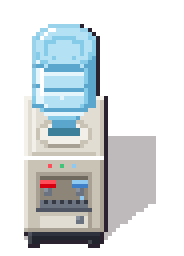
#> input picture pixel-art/sprites/water/cooler_front.png, 46 x 64 px (shown 4 times larger)
$ python fridge.py
#> lines starting #> are read from the running program, lines starting #| are printed output that depends on the picture
### pixel-art/sprites/kit.py
"""Shared sprite kit for the Gastron virtual office — 32px grid, top-down 3/4 view (not isometric).

Style contract (every sprite follows this):
  * camera looks down at ~3/4: objects show a lit TOP face and a darker FRONT face
  * light comes from the top-left; 1px dark outline (OL) around every silhouette
  * v2 (after ko.dll): dark outline only on the shade side; long sheared cast shadow to the right
  * 4-step colour ramps: [highlight, base, shade, deep]
"""
from pathlib import Path

import numpy as np
from PIL import Image

GRID = 32

# ------------------------------------------------------------- palette ----
OL = "#2b2230"
SHADOW = (40, 24, 30)
WOOD = ["#e2ad6c", "#c38646", "#a46a36", "#7a4a26"]          # desk top (lit plane, kept bright)
LIP = "#f6d8a4"                                              # cream highlight on the edge that faces the light
WOOD_F = ["#6e4226", "#58331c", "#432514", "#2c170b"]        # front faces: much darker than the top
METAL = ["#8a919e", "#6b7280", "#4f5562", "#363a44"]
PLASTIC = ["#4e5466", "#3d4252", "#2e323e", "#22252e"]       # monitor bezel, chair
FABRIC = ["#5a6072", "#474c5c", "#383c49", "#2a2d37"]        # chair cushion
SCREEN = ["#d7f1f6", "#9fd6e0", "#6ab4c8", "#3d7f98"]
KEY = ["#f2efe8", "#e2ddd2", "#c9c3b6", "#a8a193"]
RED = ["#ff4d5a", "#D70010", "#a8000c", "#78000a"]           # Gastron CI red
GREEN = ["#3fc47a", "#009143", "#006e33", "#004d24"]          # Gastron CI green
FLOOR = ["#d6bb90", "#ccb087", "#c3a67c", "#a98c64"]         # preview background only


def hx(c):
    return c if isinstance(c, tuple) else tuple(int(c[i:i + 2], 16) for i in (1, 3, 5))


class Sprite:
    """Transparent pixel canvas with helpers. Draw, then .finish() adds outline + shadow."""

    def __init__(self, w, h):
        self.w, self.h = w, h
        self.a = np.zeros((h, w, 4), np.uint8)
        self.casts = []                                           # floor footprints that throw shadow

    def cast(self, x0, y0, x1, y1, height):
        """Register a floor footprint (screen rect where the object meets the floor) and the
        object's height above it. finish() sweeps it toward the upper-right (light from the
        front-left) — so a long desk throws a long shadow along its whole depth."""
        self.casts.append((x0, y0, x1, y1, height))

    # ---- primitives
    def px(self, x, y, c):
        if 0 <= x < self.w and 0 <= y < self.h:
            self.a[int(y), int(x)] = list(hx(c)[:3]) + [255]

    def rect(self, x0, y0, x1, y1, c):
        """Filled rect, x1/y1 exclusive."""
        x0, y0, x1, y1 = max(0, x0), max(0, y0), min(self.w, x1), min(self.h, y1)
        if x1 > x0 and y1 > y0:
            self.a[y0:y1, x0:x1] = list(hx(c)[:3]) + [255]

    def hline(self, x0, x1, y, c):
        self.rect(x0, y, x1, y + 1, c)

    def vline(self, x, y0, y1, c):
        self.rect(x, y0, x + 1, y1, c)

    # [31 lines left out: functions rrect, disc, paste, not called in this run]

    # ---- finishing
    def finish(self, outline=True, shadow=True, shear=0.6, max_shift=14, rim=0.16, full_outline=False):
        """v2 finishing pass (style study of ko.dll's desk):
        * SELECTIVE OUTLINE — dark OL only on the bottom / right edges (the shade side);
          the top / left edges facing the light get no dark line, just a lightened rim pixel.
        * LONG CAST SHADOW — the silhouette sheared to the right in proportion to its height
          above the floor line (light from the upper-left), flat semi-transparent colour.
          The canvas grows to the right by up to `max_shift` px to hold it; the object itself
          keeps its position, so anchor sprites by their top-left / object bottom as before.
        """
        m = self.a[..., 3] == 255
        if outline:
            up = np.zeros_like(m); up[1:, :] = m[:-1, :]          # inside pixel directly above
            dn = np.zeros_like(m); dn[:-1, :] = m[1:, :]          # inside pixel directly below
            lf = np.zeros_like(m); lf[:, 1:] = m[:, :-1]
            rt = np.zeros_like(m); rt[:, :-1] = m[:, 1:]
            ring = (up | dn | lf | rt) & ~m
            lit_side = ring & (dn | rt) & ~(up | lf)              # sits above / left of the shape
            if rim:                                               # brighten the shape's lit edge instead
                edge = m & (~np.roll(m, 1, 0) | ~np.roll(m, 1, 1))
                edge[0, :] |= m[0, :]
                edge[:, 0] |= m[:, 0]
                rgb = self.a[edge, :3].astype(float)
                self.a[edge, :3] = (rgb + (255 - rgb) * rim).astype(np.uint8)
            self.a[ring if full_outline else ring & ~lit_side] = list(hx(OL)) + [255]
            m = self.a[..., 3] == 255
        if shadow and self.casts:
            kx, ky = shear, shear * 0.75
            pad = int(max(h for *_, h in self.casts) * kx) + 1
            big = np.zeros((self.h, self.w + pad, 4), np.uint8)
            big[:, :self.w] = self.a
            sh = np.zeros(big.shape[:2], bool)
            for x0, y0, x1, y1, hgt in self.casts:
                for t in range(hgt + 1):                          # sweep the footprint up to the object's height
                    dx, dy = int(round(t * kx)), int(round(t * ky))
                    ya, yb = max(0, y0 - dy), max(0, y1 - dy)
                    sh[ya:yb, max(0, x0 + dx):x1 + dx] = True
            sh &= big[..., 3] == 0
            big[sh] = list(SHADOW) + [int(255 * 0.30)]
            self.a, self.w = big, self.w + pad
        elif shadow:
            rows = np.where(m.any(axis=1))[0]
            floor = rows.max() if len(rows) else self.h - 1
            pad = max_shift
            big = np.zeros((self.h, self.w + pad, 4), np.uint8)
            big[:, :self.w] = self.a
            mb = np.zeros((self.h, self.w + pad), bool)
            mb[:, :self.w] = m
            sh = np.zeros_like(mb)
            for y in range(self.h):
                k = int(round((floor - y) * shear))
                if k > max_shift:                                 # tall parts (monitor, bottle) would
                    continue                                      # throw shadow onto thin air: cut it off
                if k > 0:
                    sh[y, k:] = mb[y, :-k]
                elif k == 0:
                    sh[y] = mb[y]
            sh &= big[..., 3] == 0
            big[sh] = list(SHADOW) + [int(255 * 0.30)]
            self.a, self.w = big, self.w + pad
        return self

    # [8 lines left out: function wall_shadow, not called in this run]

    def image(self):
        return Image.fromarray(self.a, "RGBA")

    # [4 lines left out: function save, not called in this run]


def floor_bg(w, h):
    """Wood-plank floor tile used only behind previews, so the sprite is judged in context."""
    bg = np.zeros((h, w, 4), np.uint8)
    for row, y in enumerate(range(0, h, 8)):
        x = -((row * 13) % 24)
        while x < w:
            ln = 24 + ((x * 7 + row * 11) % 3) * 8
            c = hx(FLOOR[(x + row) % 3])
            bg[y:y + 7, max(0, x):max(0, min(w, x + ln - 1))] = list(c) + [255]
            bg[y:y + 7, max(0, min(w, x + ln - 1)):max(0, min(w, x + ln))] = list(hx(FLOOR[3])) + [255]
            x += ln
        bg[min(h, y + 7):min(h, y + 8), :] = list(hx(FLOOR[3])) + [255]
    return Image.fromarray(bg, "RGBA")


def preview(img, out, scale=8, grid=True):
    """Sprite on floor + transparent checker side by side, scaled up, with a faint 32px grid."""
    w, h = img.size
    pad = 8
    sheet = Image.new("RGBA", (w * 2 + pad * 3, h + pad * 2), (38, 36, 48, 255))
    fl = floor_bg(w, h)
    fl.alpha_composite(img)
    sheet.paste(fl, (pad, pad))
    chk = Image.new("RGBA", (w, h))
    for y in range(h):
        for x in range(w):
            chk.putpixel((x, y), (205, 205, 210, 255) if (x // 4 + y // 4) % 2 else (230, 230, 235, 255))
    chk.alpha_composite(img)
    sheet.paste(chk, (w + pad * 2, pad))
    big = sheet.resize((sheet.width * scale, sheet.height * scale), Image.NEAREST)
    if grid:
        g = np.array(big).astype(float)
        line = lambda sl: g.__setitem__(sl, g[sl] * 0.7 + 255 * 0.3)
        for ox in (pad, w + pad * 2):
            for k in range(0, w + 1, GRID):
                X = (ox + k) * scale
                if X < g.shape[1]:
                    line((slice(pad * scale, (pad + h) * scale), X, slice(0, 3)))
            for k in range(0, h + 1, GRID):
                Y = (pad + k) * scale
                if Y < g.shape[0]:
                    line((Y, slice(ox * scale, (ox + w) * scale), slice(0, 3)))
        big = Image.fromarray(g.astype(np.uint8), "RGBA")
    big.convert("RGB").save(out)

### pixel-art/sprites/fridge.py
"""Sprite 05 — two-door fridge (freezer on top), brushed steel, 4 directions (32x80 each).
32px grid, same steep top-down camera as the desk / water cooler: big top face, shorter front.

Direction = the way the DOORS face:
  fridge_front.png  doors face the viewer: freezer + fridge doors, chrome handles, magnets, temp display
  fridge_back.png   doors face away: rear panel with condenser coil, compressor box, power cord
  fridge_left.png   doors face left (west): side panel; door edges + handles stick out on the west
  fridge_right.png  doors face right (east)
Footprint is 1 tile; anchor by the bottom-centre (the feet).
Outputs in ./fridge/: the four PNGs + fridge-preview.png
"""
from pathlib import Path

from PIL import Image

from kit import GREEN, METAL, PLASTIC, RED, Sprite, preview

OUT = Path(__file__).parent / "fridge"
OUT.mkdir(exist_ok=True)
W, H = 32, 80
STEEL = ["#eef1f5", "#d3d8df", "#b3bac5", "#8e96a3"]          # brushed steel ramp
CHROME = ["#ffffff", "#c9ced6", "#7d8590"]
BX0, BX1 = 3, 27                                             # body (24 wide)
TOP0, TOP1 = 8, 34                                           # top face (26 deep) — big lid sells the top-down view
SPLIT = 47                                                   # gap between freezer and fridge door
FR1 = 74                                                     # bottom of the front face (40 tall: a full-height fridge)
FEET = 76

IDENT = lambda a, b: (a, b)                                  # noqa: E731
MIRROR = lambda a, b: (BX0 + BX1 - b, BX0 + BX1 - a)         # mirror about the body's centre  # noqa: E731


def shell(s):
    """Top face + front face + plinth, shared by every view."""
    s.rect(BX0, TOP0, BX1, TOP1, STEEL[0])                   # top face: lit, the brightest plane
    s.hline(BX0, BX1, TOP0, "#ffffff")
    s.vline(BX0, TOP0, TOP1, "#ffffff")
    s.vline(BX1 - 1, TOP0 + 1, TOP1, STEEL[1])
    for x, c in ((BX0 + 5, "#ffffff"), (BX0 + 6, "#ffffff"), (BX0 + 15, STEEL[1])):   # soft brushed sheen
        s.vline(x, TOP0 + 3, TOP1 - 3, c)
    s.rect(BX0 + 3, TOP0 + 2, BX1 - 3, TOP0 + 4, STEEL[2])   # rear vent strip on the lid
    for x in range(BX0 + 4, BX1 - 3, 2):
        s.px(x, TOP0 + 3, STEEL[3])
    s.hline(BX0, BX1, TOP1 - 2, STEEL[1])                    # rounded front lip
    s.hline(BX0, BX1, TOP1 - 1, "#ffffff")                  # front edge catches the light
    s.rect(BX0, TOP1, BX1, FR1, STEEL[2])                    # front face: in shade, darker than the lid
    s.vline(BX0, TOP1, FR1, STEEL[1])
    s.vline(BX1 - 1, TOP1, FR1, STEEL[3])
    s.hline(BX0, BX1, FR1 - 1, STEEL[3])
    s.rect(BX0 + 1, FR1, BX1 - 1, FEET, PLASTIC[2])          # plinth
    s.hline(BX0 + 1, BX1 - 1, FEET - 1, PLASTIC[3])
    for fx in (BX0 + 1, BX1 - 4):
        s.rect(fx, FEET, fx + 3, FEET + 1, PLASTIC[3])


def lid_box(s, x, y):
    """Small cardboard box resting on the lid (top face + front face), tape across the top."""
    s.rect(x + 1, y + 10, x + 12, y + 12, STEEL[2])          # contact shadow on the lid (down-right)
    s.rect(x + 10, y + 2, x + 12, y + 10, STEEL[2])
    s.rect(x, y, x + 10, y + 6, "#d9a866")
    s.hline(x, x + 10, y, "#e8bf82")
    s.vline(x + 4, y, y + 6, "#e8e2d4")                      # packing tape
    s.rect(x, y + 6, x + 10, y + 10, "#b9844a")
    s.hline(x, x + 10, y + 9, "#8f6236")
    s.px(x + 7, y + 7, RED[1])                               # Gastron logo sticker


def handle(s, x, y0, y1):
    """Vertical chrome bar handle standing off the door."""
    s.rect(x, y0, x + 2, y1, CHROME[1])
    s.vline(x, y0, y1, CHROME[0])
    s.vline(x + 1, y0 + 1, y1, CHROME[2])
    s.vline(x + 2, y0 + 1, y1 + 1, STEEL[3])                 # handle's little cast shadow on the door
    s.px(x, y0 - 1, CHROME[2])                               # stand-off brackets
    s.px(x, y1, CHROME[2])


# ================================================================ front ===
def draw_front():
    s = Sprite(W, H)
    shell(s)
    lid_box(s, BX0 + 3, TOP0 + 9)
    # door split + door bevels
    s.hline(BX0, BX1, SPLIT, STEEL[3])
    s.hline(BX0, BX1, SPLIT + 1, "#5d6470")
    for y0, y1 in ((TOP1 + 1, SPLIT), (SPLIT + 2, FR1 - 4)):
        s.vline(BX0 + 1, y0, y1, STEEL[1])
        s.hline(BX0 + 1, BX1 - 1, y0, STEEL[1])
    for x in (BX0 + 6, BX0 + 13):                            # vertical brushed sheen
        s.vline(x, TOP1 + 2, SPLIT - 1, STEEL[1])
        s.vline(x, SPLIT + 3, FR1 - 5, STEEL[1])
    handle(s, BX1 - 5, TOP1 + 2, SPLIT - 1)                  # freezer handle
    handle(s, BX1 - 5, SPLIT + 3, SPLIT + 17)                # fridge handle
    # magnets + notes on the freezer door
    s.rect(BX0 + 4, TOP1 + 2, BX0 + 9, TOP1 + 7, "#f6d04d")  # sticky note
    s.hline(BX0 + 5, BX0 + 8, TOP1 + 4, "#c9a83a")
    s.px(BX0 + 6, TOP1 + 2, RED[1])                          # red Gastron magnet pinning it
    s.px(BX0 + 7, TOP1 + 2, RED[1])
    s.rect(BX0 + 11, TOP1 + 2, BX0 + 16, TOP1 + 7, "#f4f1ea")    # photo
    s.rect(BX0 + 12, TOP1 + 3, BX0 + 15, TOP1 + 5, "#8fcde4")
    s.rect(BX0 + 12, TOP1 + 5, BX0 + 15, TOP1 + 6, GREEN[1])
    # temperature display on the fridge door
    s.rect(BX0 + 4, SPLIT + 3, BX0 + 11, SPLIT + 7, "#1d1f26")
    s.hline(BX0 + 5, BX0 + 7, SPLIT + 4, GREEN[0])
    s.px(BX0 + 9, SPLIT + 4, "#8fcde4")
    s.hline(BX0 + 5, BX0 + 10, SPLIT + 6, PLASTIC[1])
    # door bottom edge + kick grille
    s.hline(BX0, BX1, FR1 - 4, STEEL[3])
    s.rect(BX0 + 2, FR1 - 3, BX1 - 2, FR1 - 1, "#3a3e4b")
    for x in range(BX0 + 3, BX1 - 2, 2):
        s.px(x, FR1 - 2, "#5a6170")
    s.cast(BX0, TOP0 + (FEET - TOP1), BX1, FEET, 30)
    return s.finish()


# ================================================================= back ===
def draw_back():
    s = Sprite(W, H)
    shell(s)
    lid_box(s, BX1 - 13, TOP0 + 9)                           # same box, seen from behind (on the other side)
    s.rect(BX0 + 2, TOP1 + 2, BX1 - 2, FR1 - 8, "#3a3e4b")   # condenser coil
    for y in range(TOP1 + 3, FR1 - 8, 2):
        s.hline(BX0 + 3, BX1 - 3, y, "#5a6170")
    for x in (BX0 + 4, BX1 - 5, (BX0 + BX1) // 2):
        s.vline(x, TOP1 + 2, FR1 - 8, METAL[2])
    s.rect(BX0 + 3, FR1 - 7, BX1 - 3, FR1 - 2, PLASTIC[1])   # compressor box
    s.hline(BX0 + 3, BX1 - 3, FR1 - 7, PLASTIC[0])
    for x in range(BX0 + 5, BX1 - 4, 2):
        s.px(x, FR1 - 4, PLASTIC[3])
    s.rect(BX1 - 8, TOP1 + 2, BX1 - 3, TOP1 + 6, "#f4f1ea")  # rating label
    s.px(BX1 - 7, TOP1 + 3, RED[1])
    for k in range(5):                                       # power cord down the side
        s.px(BX0 - 1, FR1 - 14 + k * 3, "#1d1f26")
    s.cast(BX0, TOP0 + (FEET - TOP1), BX1, FEET, 30)
    return s.finish()


# ================================================================= side ===
def draw_side(doors_east):
    """Plain side panel; door edges + handles poke out past the door-side edge."""
    s = Sprite(W, H)
    X = IDENT if doors_east else MIRROR
    shell(s)
    bx = X(BX0 + 7, BX0 + 17)[0]
    lid_box(s, bx, TOP0 + 9)
    for x in (BX0 + 7, BX0 + 14):                            # brushed sheen on the side panel
        a = X(x, x + 1)[0]
        s.vline(a, TOP1 + 3, FR1 - 5, STEEL[1])
    va, vb = X(BX0 + 2, BX0 + 9)                             # vent near the back
    for y in (FR1 - 6, FR1 - 4):
        s.hline(va, vb, y, STEEL[3])
    # door edges (thickness) along the door side, with the gasket line + split
    da, db = X(BX1 - 3, BX1)
    s.rect(da, TOP1, db, FR1 - 1, STEEL[3])
    s.vline(X(BX1 - 3, BX1 - 2)[0], TOP1, FR1 - 1, "#5d6470")   # gasket
    s.hline(da, db, SPLIT, "#5d6470")
    # handles stand off the doors, so they stick out past the body edge
    ha, hb = X(BX1, BX1 + 2)
    for y0, y1 in ((TOP1 + 2, SPLIT - 1), (SPLIT + 3, SPLIT + 17)):
        s.rect(ha, y0, hb, y1, CHROME[1])
        s.vline(ha, y0, y1, CHROME[0])
        s.vline(hb - 1, y0, y1, CHROME[2])
    s.cast(BX0, TOP0 + (FEET - TOP1), BX1, FEET, 30)
    return s.finish()


if __name__ == "__main__":
    views = {"front": draw_front(), "back": draw_back(), "left": draw_side(False), "right": draw_side(True)}
    for name, sp in views.items():
        sp.image().save(OUT / f"fridge_{name}.png")
    imgs = [views[k].image() for k in ("front", "back", "left", "right")]
    cooler = Image.open(Path(__file__).parent / "water" / "cooler_front.png")
#> cooler is the input picture: PIL image 46x64 RGBA; mean R, G, B, A 62.4, 66.6, 69, 99.1
    gap = 6
    allim = imgs + [cooler]                                  # cooler last, for scale
#> allim = 5 items
    sheet = Image.new("RGBA", (sum(i.width for i in allim) + gap * 4, H), (0, 0, 0, 0))
#> sheet: PIL image 274x80 RGBA; every value is 0
    x = 0
    for im in allim:
        sheet.alpha_composite(im, (x, H - im.height))
        x += im.width + gap
#> this loop made 5 passes
#> x on passes 1 to 5: 57, 114, 171, 228, 280
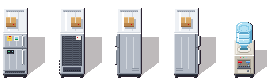
#> sheet: PIL image 274x80 RGBA; mean R, G, B, A 67.1, 66.5, 69, 102.3; transparent parts drawn white
#> after the loop, x = 280
    preview(sheet, OUT / "fridge-preview.png", 8, grid=False)
#> after the loop in floor_bg, `for row, y in enumerate(range(0, h, 8)):`:
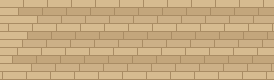
#> bg: shape (80, 274, 4); mean of channels 0, 1, 2, 3 200.1, 172.1, 130.3, 255; drawn as R, G, B
#> in preview, `fl.alpha_composite(img)`:
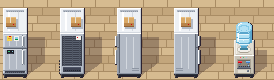
#> fl: PIL image 274x80 RGBA; mean R, G, B, A 183.9, 167.8, 144.7, 255
#> in preview, `sheet.paste(fl, (pad, pad))`:
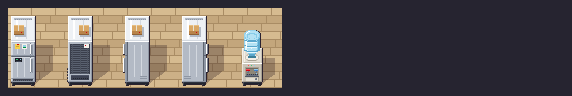
#> sheet: PIL image 572x96 RGBA; mean R, G, B, A 96.2, 88.6, 86.6, 255
#> after the loop in preview, `for y in range(h):`:
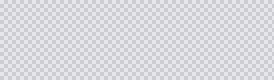
#> chk: PIL image 274x80 RGBA; mean R, G, B, A 217.5, 217.5, 222.5, 255
#> in preview, `chk.alpha_composite(img)`:
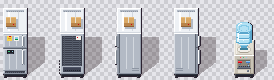
#> chk: PIL image 274x80 RGBA; mean R, G, B, A 194.3, 195, 200, 255
#> in preview, `big = sheet.resize((sheet.width * scale, sheet.height * scale), Image...`:
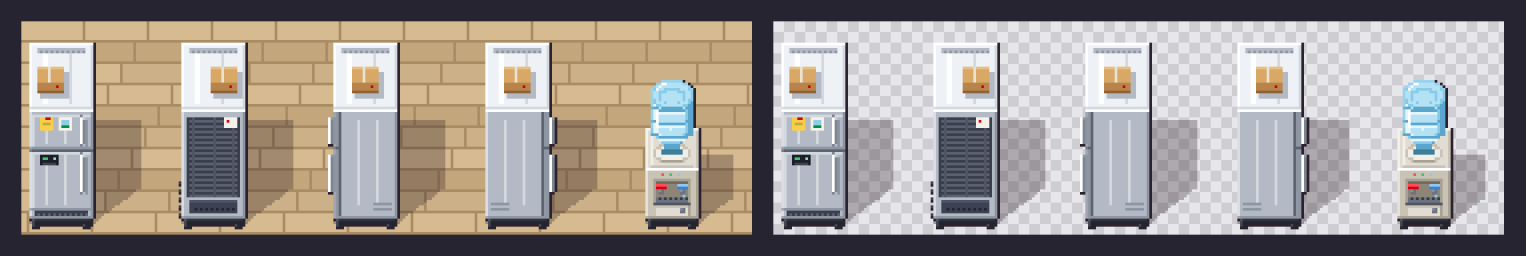
#> big: PIL image 4576x768 RGBA (shown at 1/3 size); mean R, G, B, A 158.6, 152.1, 147.3, 255
    print("ok")
